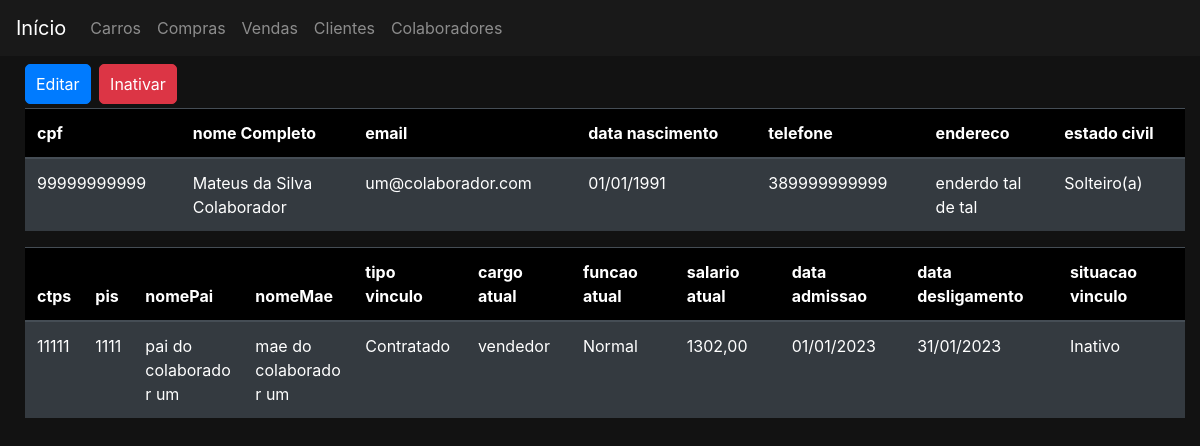
The page /colaboradores/1/detalhe on the database as committed earlier.
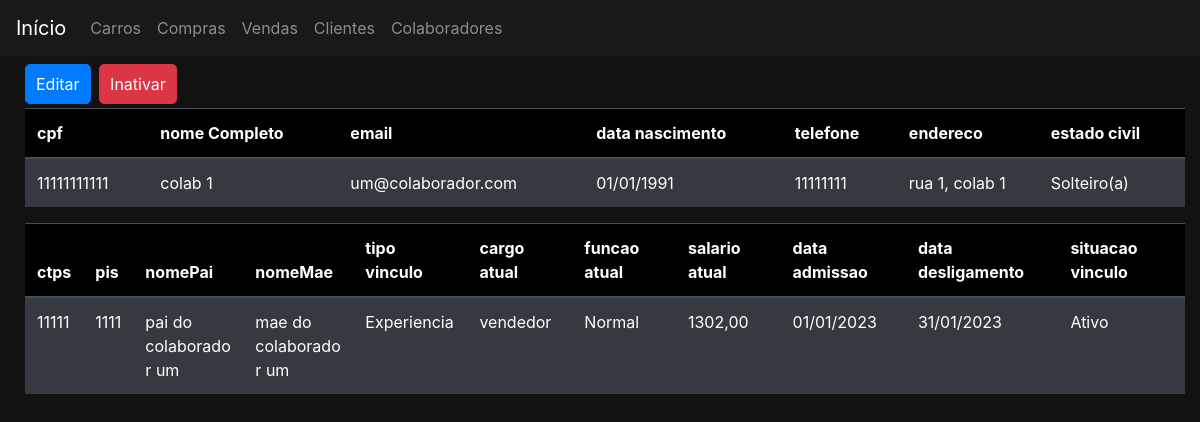
The same page on the database as committed later.
### colaboradores/models.py (models this page shows)
class Colaborador(Pessoa):
    class Meta:
        verbose_name_plural = 'Colaboradores'
        permissions = (
            ('permissao_gerente', 'permissao gerente'),
            ('permissao_supervisor', 'permissao supervisor'),
            ('permissao_vendedor', 'permissao vendedor'),
            ('permissao_funcionario', 'permissao todos funcionarios'),
        )
    situacaoVinculoChoices = (
        ('A','Ativo'),
        ('I','Inativo'),
    )
    cargoAtualChoices = (
        ('V','vendedor'),
        ('S','supervisor'),
        ('G','gerente'),
    )
    funcaoAtualChoices = (
        ('N','Normal'),
        ('C','Comissionada'),
    )
    tipoVinculoChoices = (
        ('E','Experiencia'),
        ('C','Contratado'),
    )
    ctps = models.IntegerField()
    pis = models.IntegerField()
    nomePai = models.CharField(max_length=50, verbose_name='Pai')
    nomeMae = models.CharField(max_length=50, verbose_name='Mae')
    tipoVinculo = models.CharField(max_length=1, choices=tipoVinculoChoices, verbose_name='Tipo vinculo')
    cargoAtual = models.CharField(max_length=1, choices=cargoAtualChoices, verbose_name='Cargo atual')
    funcaoAtual = models.CharField(max_length=1, choices=funcaoAtualChoices, verbose_name='Funcao atual')
    salarioAtual = models.DecimalField(max_digits=15, decimal_places=2, verbose_name='Salario atual')
    dataAdmissao = models.DateField( verbose_name='Admissao')
    dataDesligamento = models.DateField(null=True, verbose_name='Desligamento')
    situacaoVinculo = models.CharField(max_length=1, choices=situacaoVinculoChoices, verbose_name='Situacao  vinculo')

### colaboradores/views.py (the view)
# urls.py: path('<int:pk>/detalhe', views.ColaboradorDetalhe.as_view(), name='detalhe'),
class ColaboradorDetalhe(DetailView,LoginRequiredMixin):
    model = Colaborador
    template_name = 'colaboradores/colaboradorDetalhe.html'
    permission_required = 'clientes.permissao_supervisor'

### colaboradores/templates/colaboradores/colaboradorDetalhe.html (shortened to what this page needs)
{% extends 'base.html' %}
{% block 'body' %}
    <div class="container">
        <a href="{%url 'colaboradores:editar' colaborador.pk %} " class="btn btn-primary botao">Editar</a>
        {% if colaborador.situacaoVinculo == 'Inativo' %}
            <a href="{%url 'colaboradores:reativar' colaborador.id %} " class="btn btn-success botao">Reativar</a>
        {% else %}
            <a href="{%url 'colaboradores:inativar' colaborador.id %} " class="btn btn-danger botao">Inativar</a>
        {% endif %}
        <table class="table table-dark">
            <thead>
                <tr class="headLista">
                    <th scope="col">cpf</th>
                    <th scope="col">nome Completo</th>
                    <th scope="col">email</th>
                    <th scope="col">data nascimento</th>
                    <th scope="col">telefone</th>
                    <th scope="col">endereco</th>
                    <th scope="col">estado civil</th>
                </tr>
            </thead>
            <tbody>
                <tr>
                    <td>{{colaborador.cpf}}</td>
                    <td class="tdMedio">{{colaborador.nomeCompleto}}</td>
                    <td>{{colaborador.email}}</td>
                    <td>{{colaborador.dataNascimento|date:"d/m/Y"}}</td>
                    <td>{{colaborador.telefone}}</td>
                    <td class="tdMedio">{{colaborador.endereco}}</td>
                    <td>{{colaborador.get_estadoCivil_display}}</td>
                </tr>
            </tbody>
        </table>
        <table class="table table-dark">
            <thead>
                <tr class="headLista">
                    <th scope="col">ctps</th>
                    <th scope="col">pis</th>
                    <th scope="col">nomePai</th>
                    <th scope="col">nomeMae</th>
                    <th scope="col">tipo vinculo</th>
                    <th scope="col">cargo atual</th>
                    <th scope="col">funcao atual</th>
                    <th scope="col">salario atual</th>
                    <th scope="col">data admissao</th>
                    <th scope="col">data desligamento</th>
                    <th scope="col">situacao vinculo</th>
                </tr>
            </thead>
            <tbody>
                <tr>
                    <td>{{colaborador.ctps}}</td>
                    <td>{{colaborador.pis}}</td>
                    <td class="tdMedio">{{colaborador.nomePai}}</td>
                    <td class="tdMedio">{{colaborador.nomeMae}}</td>
                    <td>{{colaborador.get_tipoVinculo_display}}</td>
                    <td>{{colaborador.get_cargoAtual_display}}</td>
                    <td>{{colaborador.get_funcaoAtual_display}}</td>
                    <td>{{colaborador.salarioAtual}}</td>
                    <td>{{colaborador.dataAdmissao|date:"d/m/Y"}}</td>
                    <td>{{colaborador.dataDesligamento|date:"d/m/Y"}}</td>
                    <td>{{colaborador.get_situacaoVinculo_display}}</td>
                </tr>
            </tbody>
        </table>
    </div>
{% endblock %}

Rows that differ between the two databases and show on the page:
changed Colaborador "um@colaborador.com": cpf "99999999999" → "11111111111"; nomeCompleto "Mateus da Silva Colaborador" → "colab 1"; telefone "389999999999" → "11111111"; endereco "enderdo tal de tal" → "rua 1, colab 1"; tipoVinculo "Contratado" → "Experiencia"; situacaoVinculo "Inativo" → "Ativo"
